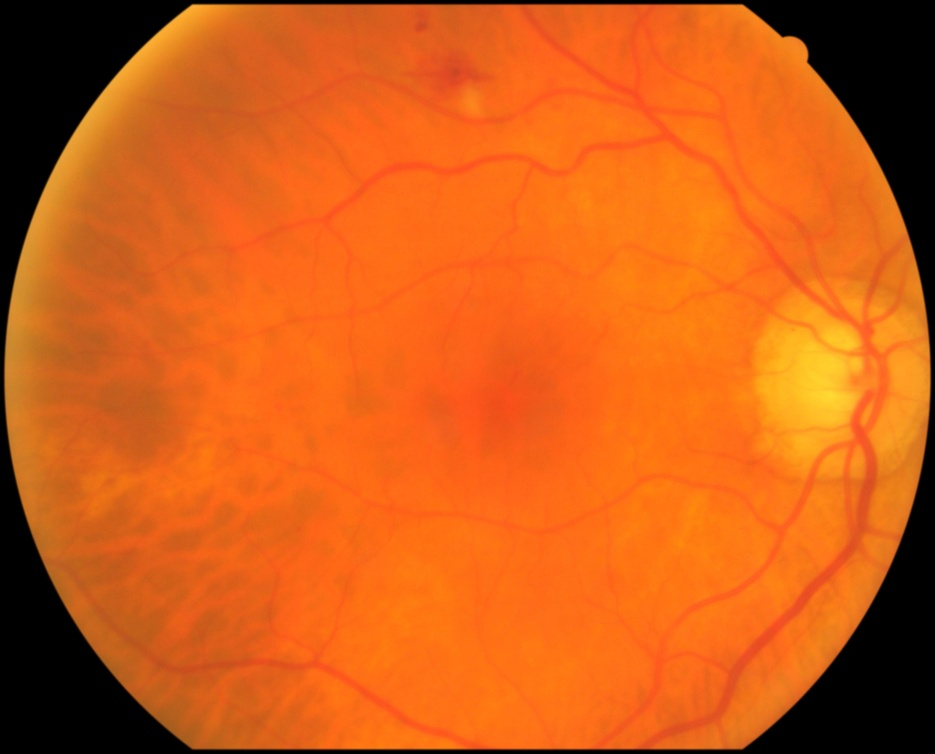
%> input picture Base de datos de imagenes/images/image_0059.jpg, 935 x 754 px, shrunk from 3006 x 2425 before the run
$ octave --eval "result = one_image_features(imread('../../Base de datos de imagenes/images/image_0059.jpg'));"   (GNU Octave 9; MATLAB toolbox functions it lacks are replaced by stand-ins)
%> lines starting %> are read from the running program, lines starting %| are printed output that depends on the picture
function Features=one_image_features(I)

Ig = rgb2gray(I);
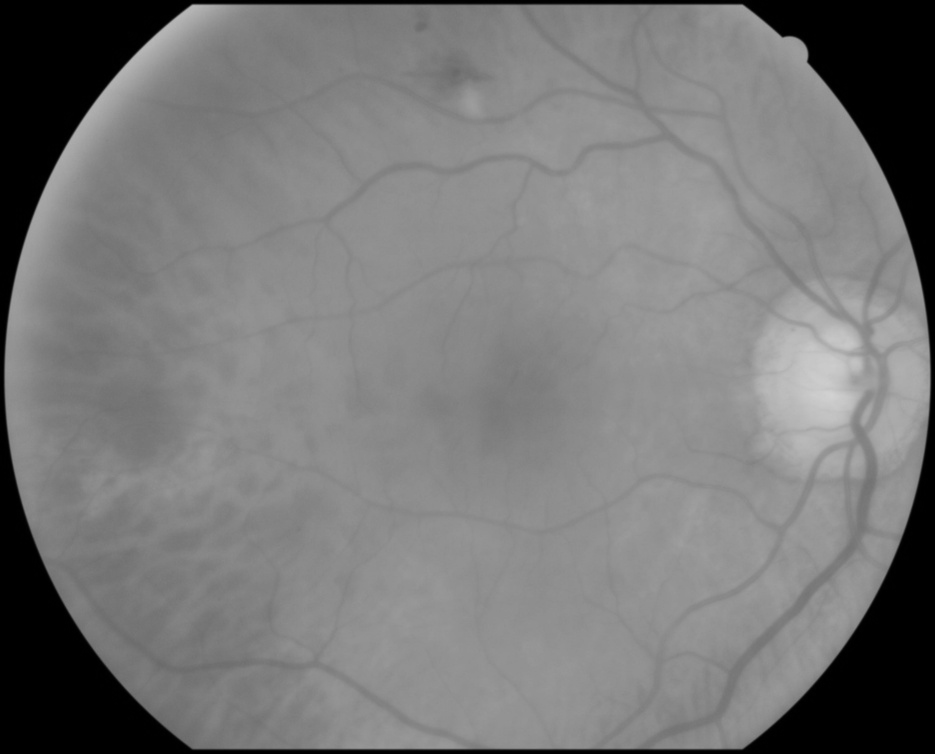
%> Ig: size 754x935 uint8; min 0, max 210, mean 119.9
filtI = medfilt2(Ig,[5,5]);
immse_vals = immse(filtI,Ig);
%> immse_vals = 0.544
psnr_vals = psnr(filtI,Ig);
%> psnr_vals = 50.77
ssim_vals = ssim(filtI,Ig);
%> ssim_vals = 0.993
std_vals = std2(Ig);
%> std_vals = 21.17
%> (the run ends here)

$ run again, on Base de datos de imagenes/images/image_0118.jpg
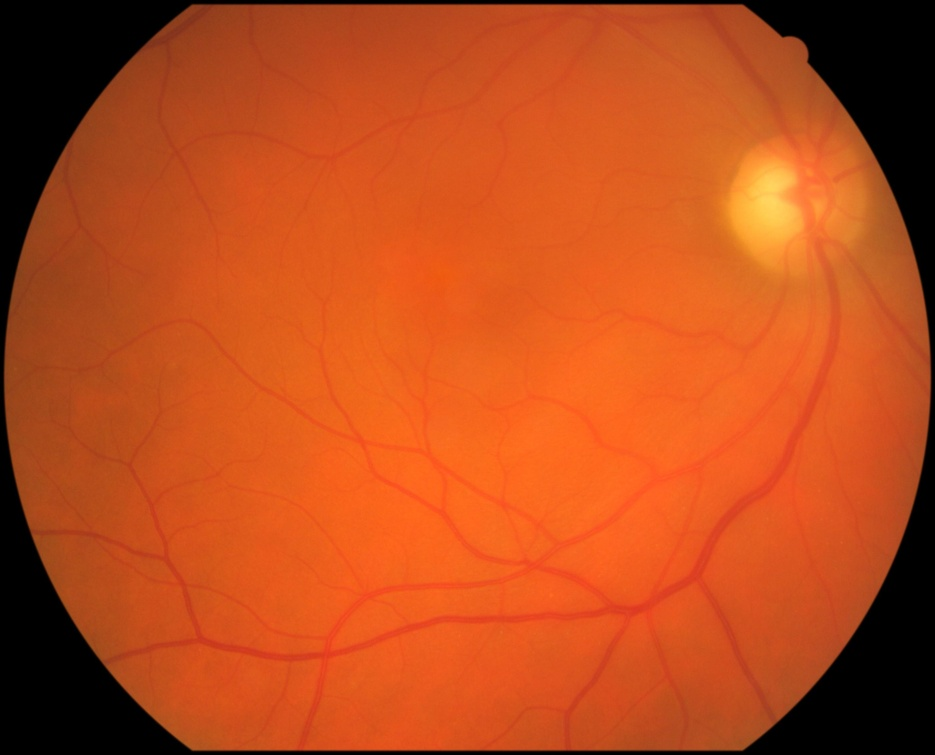
%> input picture Base de datos de imagenes/images/image_0118.jpg, 935 x 755 px, shrunk from 3004 x 2424 before the run
%> in one_image_features, `Ig = rgb2gray(I);`:
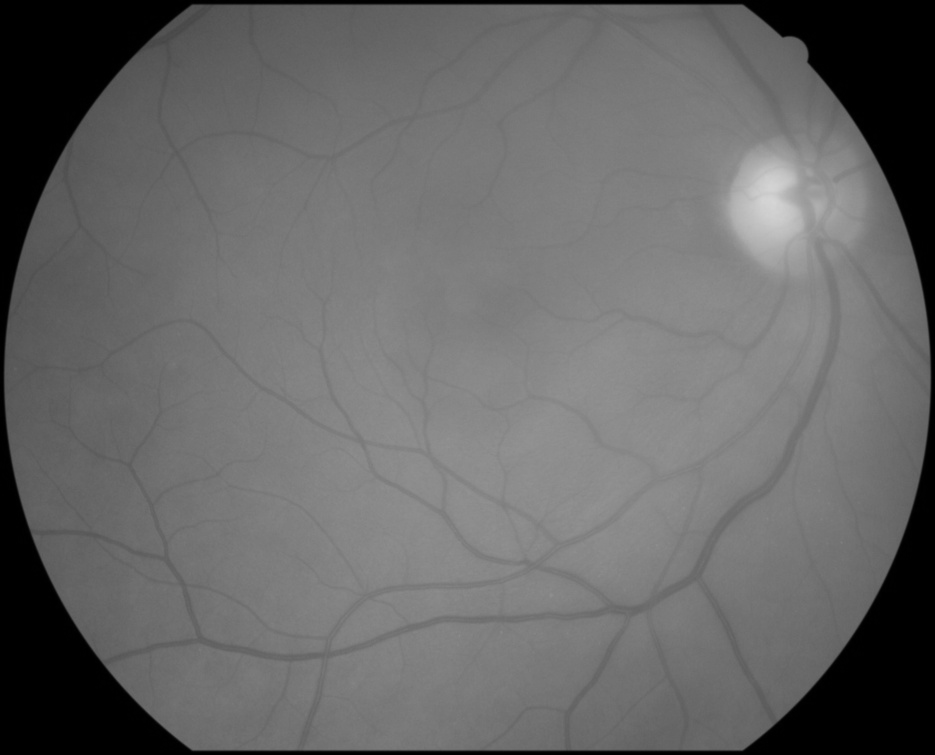
%> Ig: size 755x935 uint8; min 0, max 214, mean 102.9
%> immse_vals = 0.862
%> psnr_vals = 48.78
%> ssim_vals = 0.987
%> std_vals = 21.04

$ run again, on Base de datos de imagenes/images/image_0215.jpg
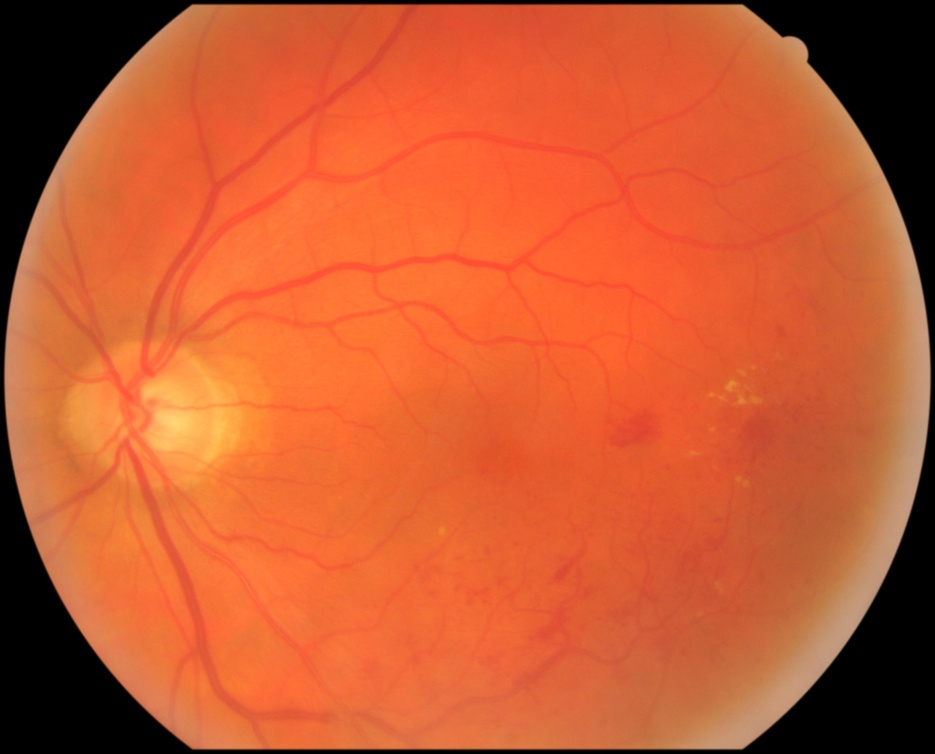
%> input picture Base de datos de imagenes/images/image_0215.jpg, 935 x 754 px, shrunk from 3006 x 2425 before the run
%> in one_image_features, `Ig = rgb2gray(I);`:
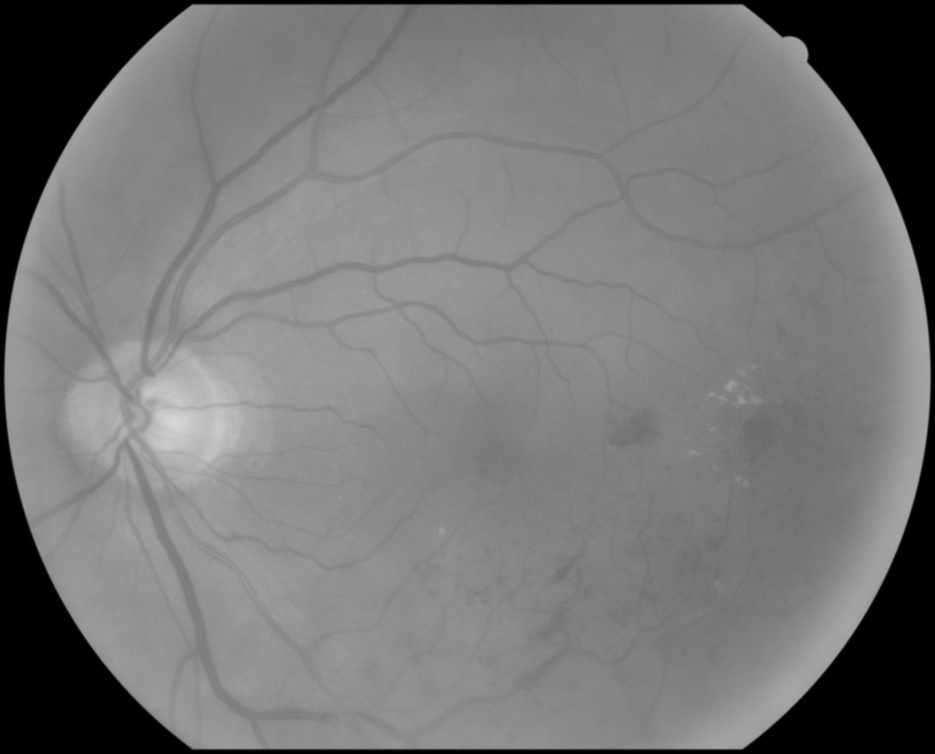
%> Ig: size 754x935 uint8; min 0, max 214, mean 118.1
%> immse_vals = 0.742
%> psnr_vals = 49.43
%> ssim_vals = 0.99
%> std_vals = 21.41

$ run again, on Base de datos de imagenes/images/image_0299.jpg
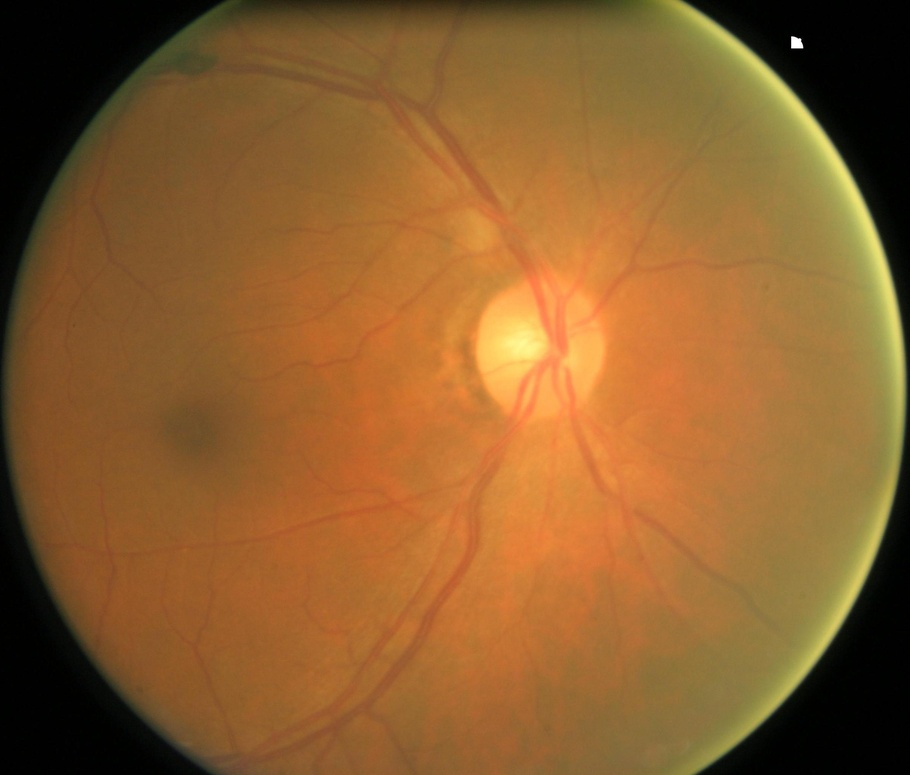
%> input picture Base de datos de imagenes/images/image_0299.jpg, 910 x 775 px, shrunk from 2405 x 2048 before the run
%> in one_image_features, `Ig = rgb2gray(I);`:
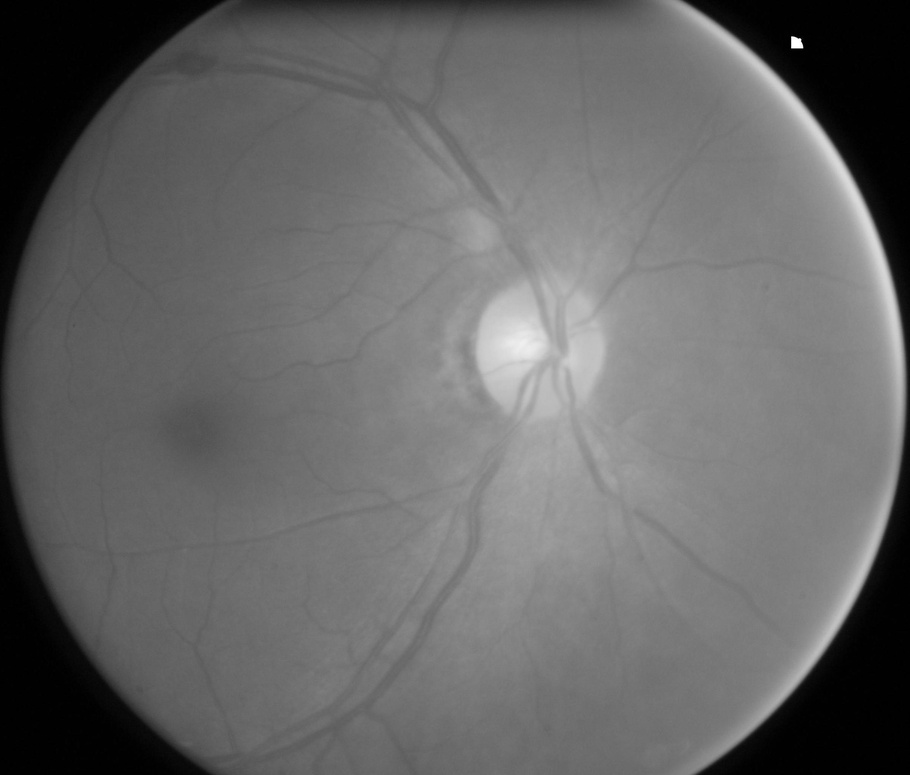
%> Ig: size 775x910 uint8; min 0, max 255, mean 102.3
%> immse_vals = 1.43
%> psnr_vals = 46.58
%> ssim_vals = 0.986
%> std_vals = 27.09
